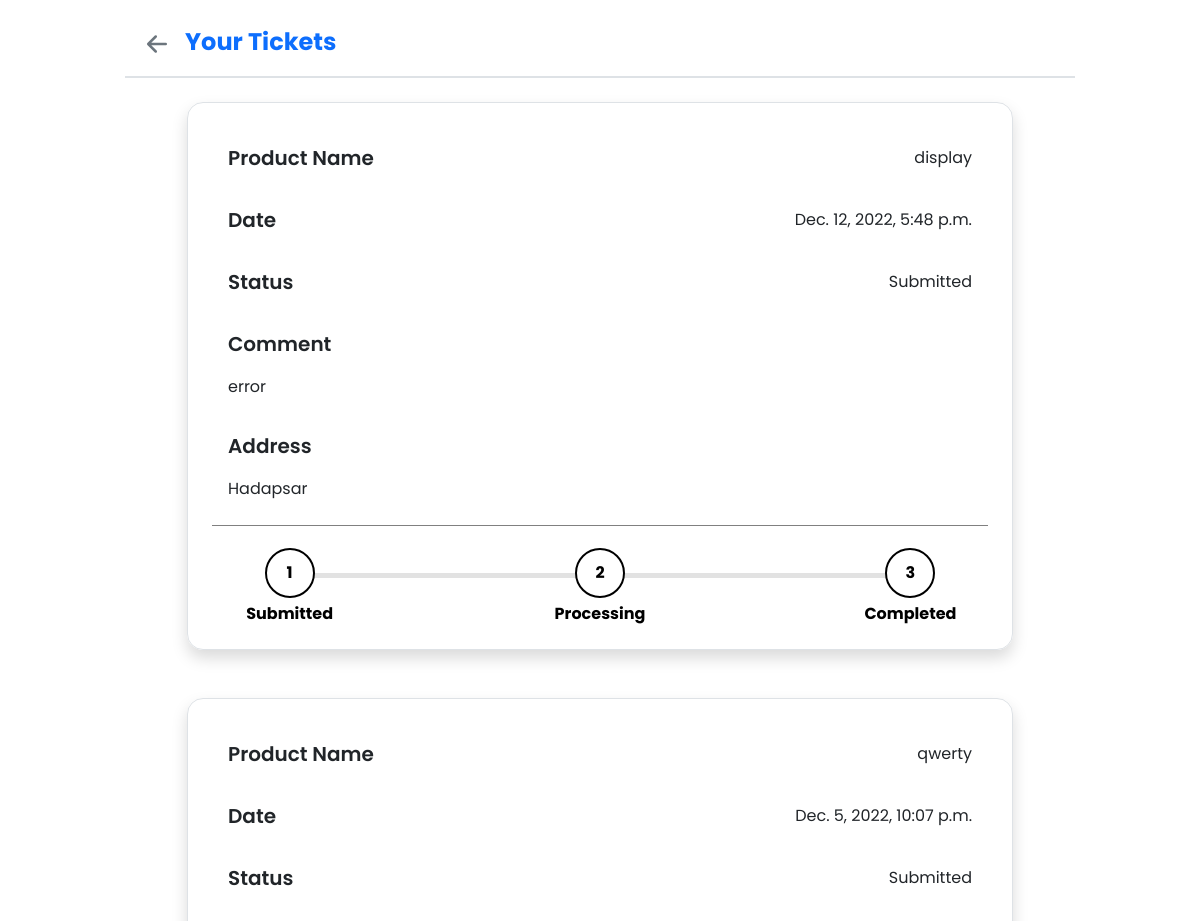
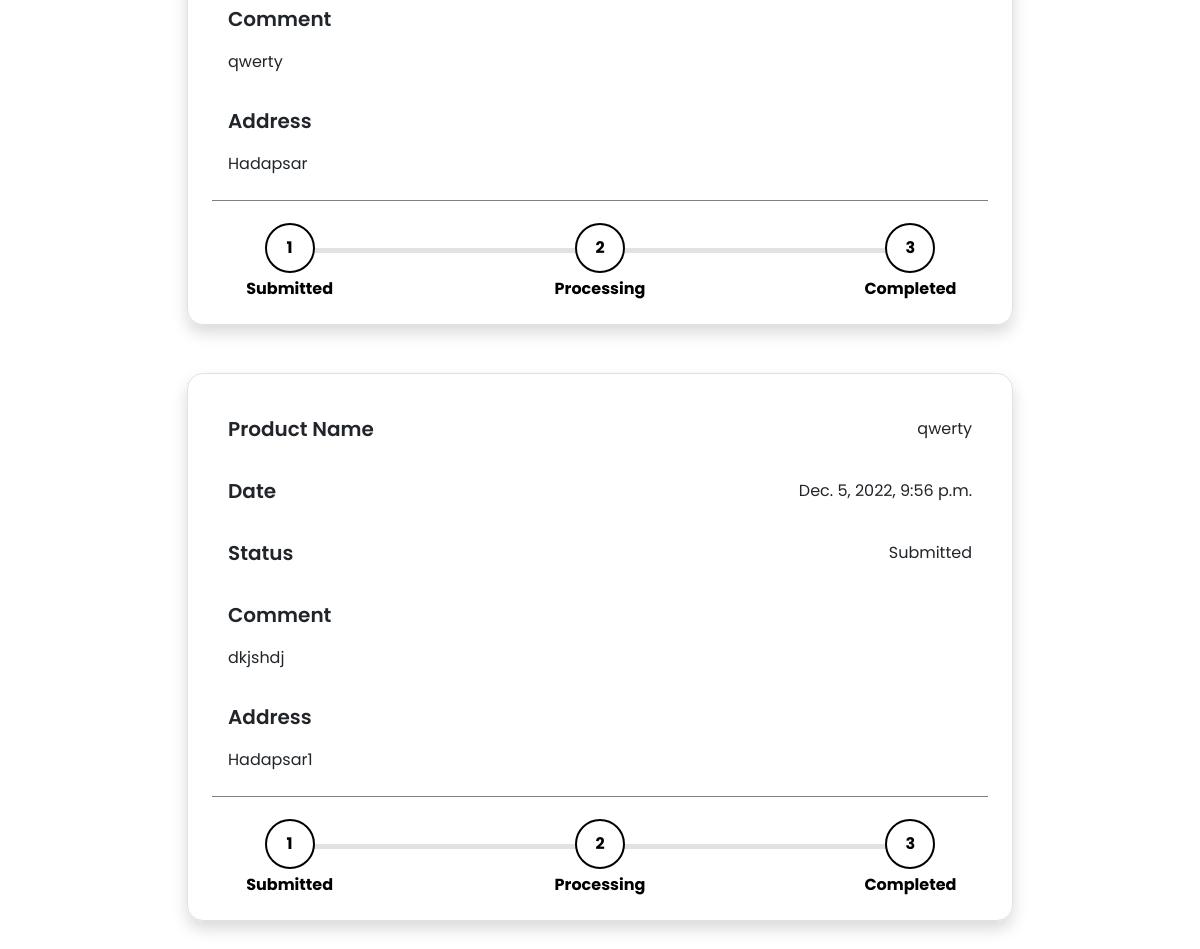
The page /tickets/ (signed in) on the database its author committed (2 pictures, top to bottom).
### orders/models.py (models this page shows, shortened)
class ticket_Orders(models.Model):
    user_name = models.CharField(max_length=300,blank=True,null=True)
    user_id = models.CharField(max_length=300,blank=True,null=True)
    fname = models.CharField(max_length=300,blank=True,null=True)
    lname = models.CharField(max_length=300,blank=True,null=True)
    email = models.CharField(max_length=300,blank=True,null=True)
    Phone_Number = models.CharField(max_length=300,blank=True,null=True)
    Product_Name = models.CharField(max_length=300,blank=True,null=True)
    comment = models.CharField(max_length=300,blank=True,null=True)
    answer = models.CharField(max_length=3000,blank=True,null=True)
    Address= models.CharField(max_length=300,blank=True,null=True)
    status= models.CharField(max_length=300,choices = CHOICES,blank=True,null=True,default="Submitted")
    date = models.DateTimeField(auto_now_add=True,blank=True,null=True)
    engg_username =  models.ForeignKey(settings.AUTH_USER_MODEL, on_delete=models.CASCADE,default=1)

### orders/views.py (the view)
# urls.py: path("tickets/",views.tickets ,name='tickets'),
@login_required()
def tickets (request):
    data = ticket_Orders.objects.filter(user_id=request.user.id,user_name=request.user.username)[::-1]
    return render(request, 'myTickets.html', {"data": data})

### templates/myTickets.html (shortened to what this page needs)
{% load static %}
<!doctype html>
<html lang="en">
  <head>
    <link href="https://cdn.jsdelivr.net/npm/bootstrap@5.2.3/dist/css/bootstrap.min.css" rel="stylesheet">
    <link rel="stylesheet" href="{% static 'mytickets.css' %}">
  </head>
  <body>
    <div class="container-fluid">
        <div class="container border-bottom border-2 pt-4 mb-4 d-flex" style="max-width: 950px;">
            <a class="text-secondary px-0" href="{% url 'index' %}">
                <svg xmlns="http://www.w3.org/2000/svg" width="40" height="40" fill="currentColor" class="bi bi-arrow-left-short" viewBox="0 0 16 16">
                    <path fill-rule="evenodd" d="M12 8a.5.5 0 0 1-.5.5H5.707l2.147 2.146a.5.5 0 0 1-.708.708l-3-3a.5.5 0 0 1 0-.708l3-3a.5.5 0 1 1 .708.708L5.707 7.5H11.5a.5.5 0 0 1 .5.5z"/>
                </svg>
            </a>
            <p class="fw-bold fs-4 px-2 text-primary">Your Tickets</p>
        </div>
        <div class="container min-vh-100 mb-5" style="max-width: 850px; min-width: 320px;">
            {% for query in data %}
                <div class="w-100 h-auto border px-4 py-3 pt-4 pb-4 rounded-4 mb-5 shadow">
                    <div class="data pt-2">
                        <div class="d-flex align-items-center justify-content-between px-3 py-2">
                            <p class="fw-semibold fs-5">Product Name</p>
                            <p>{{query.Product_Name}}</p>
                        </div>
                        <div class="d-flex align-items-center justify-content-between px-3 py-2">
                            <p class="fw-semibold fs-5">Date</p>
                            <p>{{query.date}}</p>
                        </div>
                        <div class="d-flex align-items-center justify-content-between px-3 py-2">
                            <p class="fw-semibold fs-5">Status</p>
                            <p>{{query.status}}</p>
                        </div>
                        <div class=" px-3 py-2">
                            <p class="fw-semibold fs-5">Comment</p>
                            <p>{{query.comment}}</p>
                        </div>
                        <div class=" px-3 py-2">
                            <p class="fw-semibold fs-5">Address</p>
                            <p>{{query.Address}}</p>
                        </div>
                    </div>
                    <div class="statusbar">
                        <div class="progressbar">
                            <div class="points">
                                <span>1</span>
                                <p>Submitted</p>
                            </div>
                            <div class="points">
                                <span>2</span>
                                <p>Processing</p>
                            </div>
                            <div class="points">
                                <span>3</span>
                                <p>Completed</p>
                            </div>
                        </div>
                    </div>
                </div>
            {% endfor %}
        </div>
    </div>
  </body>
</html>

### static/mytickets.css (style rules this page uses)
* { margin: 0%; padding: 0%; box-sizing: border-box; }
body { font-family: 'Poppins', sans-serif; }
.statusbar { border-top: 1px solid grey; height: 100px; display: flex; align-items: center; justify-content: center; }
.progressbar { width: 80%; height: 5px; background-color: rgb(226, 226, 226); position: relative; margin: auto; }
.progressbar .points { position: absolute; width: 50px; height: 50px; transform: translate(-50%, -50%); display: flex; align-items: center; justify-content: center; border-radius: 50%; font-weight: bold; background-color: white; border: 2px solid black; color: black; z-index: 2; }
.progressbar .points:nth-child(1) { left: 0%; }
.progressbar .points:nth-child(2) { left: 50%; }
.progressbar .points:nth-child(3) { left: 100%; }
.progressbar .points p { position: absolute; bottom: -100%; color: black; }

### rows shown on the page
ticket_Orders: Product_Name "display", date "Dec. 12, 2022, 5:48 p.m.", status "Submitted", comment "error", Address "Hadapsar"
ticket_Orders: Product_Name "qwerty", date "Dec. 5, 2022, 10:07 p.m.", status "Submitted", comment "qwerty", Address "Hadapsar"
ticket_Orders: Product_Name "qwerty", date "Dec. 5, 2022, 9:56 p.m.", status "Submitted", comment "dkjshdj", Address "Hadapsar1"
